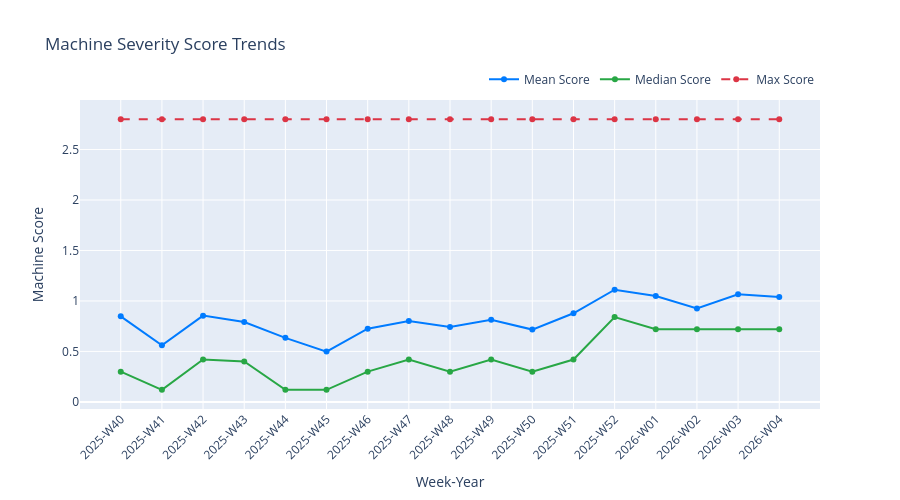

Notebook cell for this chart:
### Code cell
# Machine score trends
print("\n" + "=" * 80)
print("SEVERITY SCORE TRENDS")
print("=" * 80)

# Average machine score by week
avg_machine_scores = machine_status_df.groupby('week_label')['machine_score'].agg(['mean', 'median', 'max'])
print("\nMachine Score Statistics by Week:")
print(avg_machine_scores.round(2).to_string())

# Visualize score trends
fig_scores = go.Figure()

fig_scores.add_trace(go.Scatter(
    x=avg_machine_scores.index,
    y=avg_machine_scores['mean'],
    mode='lines+markers',
    name='Mean Score',
    line=dict(color='#007bff', width=2)
))

fig_scores.add_trace(go.Scatter(
    x=avg_machine_scores.index,
    y=avg_machine_scores['median'],
    mode='lines+markers',
    name='Median Score',
    line=dict(color='#28a745', width=2)
))

fig_scores.add_trace(go.Scatter(
    x=avg_machine_scores.index,
    y=avg_machine_scores['max'],
    mode='lines+markers',
    name='Max Score',
    line=dict(color='#dc3545', width=2, dash='dash')
))

fig_scores.update_layout(
    title='Machine Severity Score Trends',
    xaxis_title='Week-Year',
    yaxis_title='Machine Score',
    xaxis_tickangle=-45,
    height=500,
    legend=dict(orientation="h", yanchor="bottom", y=1.02, xanchor="right", x=1)
)

fig_scores.show()
print("✓ Score trend chart created")

### Figure 1 — Plotly figure (JSON) as saved in the notebook; plotly's stock layout.template omitted (floating-point values rounded to 4 significant figures)
{"data": [{"line": {"color": "#007bff", "width": 2}, "mode": "lines+markers", "name": "Mean Score", "type": "scatter", "x": ["2025-W40", "2025-W41", "2025-W42", "2025-W43", "2025-W44", "2025-W45", "2025-W46", "2025-W47", "2025-W48", "2025-W49", "2025-W50", "2025-W51", "2025-W52", "2026-W01", "2026-W02", "2026-W03", "2026-W04"], "y": [0.8473, 0.56, 0.8545, 0.7909, 0.6345, 0.4982, 0.7255, 0.8018, 0.7418, 0.8127, 0.7164, 0.8782, 1.111, 1.049, 0.9255, 1.065, 1.038]}, {"line": {"color": "#28a745", "width": 2}, "mode": "lines+markers", "name": "Median Score", "type": "scatter", "x": ["2025-W40", "2025-W41", "2025-W42", "2025-W43", "2025-W44", "2025-W45", "2025-W46", "2025-W47", "2025-W48", "2025-W49", "2025-W50", "2025-W51", "2025-W52", "2026-W01", "2026-W02", "2026-W03", "2026-W04"], "y": [0.3, 0.12, 0.42, 0.4, 0.12, 0.12, 0.3, 0.42, 0.3, 0.42, 0.3, 0.42, 0.84, 0.72, 0.72, 0.72, 0.72]}, {"line": {"color": "#dc3545", "dash": "dash", "width": 2}, "mode": "lines+markers", "name": "Max Score", "type": "scatter", "x": ["2025-W40", "2025-W41", "2025-W42", "2025-W43", "2025-W44", "2025-W45", "2025-W46", "2025-W47", "2025-W48", "2025-W49", "2025-W50", "2025-W51", "2025-W52", "2026-W01", "2026-W02", "2026-W03", "2026-W04"], "y": [2.8, 2.8, 2.8, 2.8, 2.8, 2.8, 2.8, 2.8, 2.8, 2.8, 2.8, 2.8, 2.8, 2.8, 2.8, 2.8, 2.8]}], "layout": {"height": 500, "legend": {"orientation": "h", "x": 1, "xanchor": "right", "y": 1.02, "yanchor": "bottom"}, "title": {"text": "Machine Severity Score Trends"}, "xaxis": {"tickangle": -45, "title": {"text": "Week-Year"}}, "yaxis": {"title": {"text": "Machine Score"}}}}
